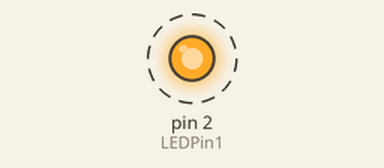
Bench run of a sketch on a simulated Arduino Uno, built with avr-gcc and run on an emulated ATmega328P. On the bench: output pins drawn as LEDs (lit = HIGH). Dashed ring = blinking.

Above: at 0.2 s.
Timing chart, 0 to 3.0 s (numbered marks = the images above):
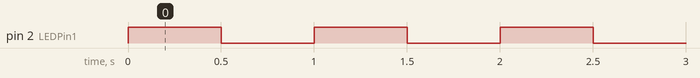

The sketch:

Zadatak_01_Kako_radi_semafor.ino
```cpp
int LEDPin1 = 2;

void setup() {
  pinMode(LEDPin1, OUTPUT);
  digitalWrite(LEDPin1, LOW);
}

void loop() {
  digitalWrite(LEDPin1, HIGH);
  delay(500);
  digitalWrite(LEDPin1, LOW);
  delay(500);
}
```

Measured:
- by itself, pin 2 (LEDPin1): alternates HIGH for 0.50 s and LOW for 0.50 s
